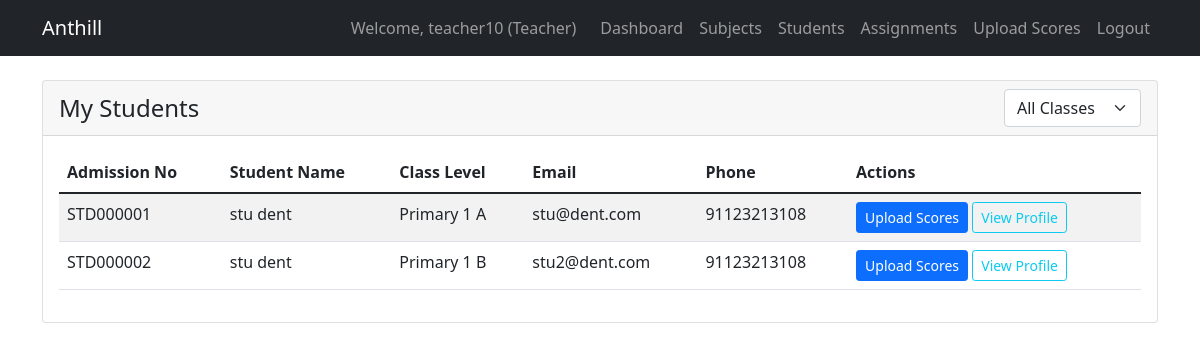
The page /academic/teacher/students/ (signed in) on the database as committed earlier.
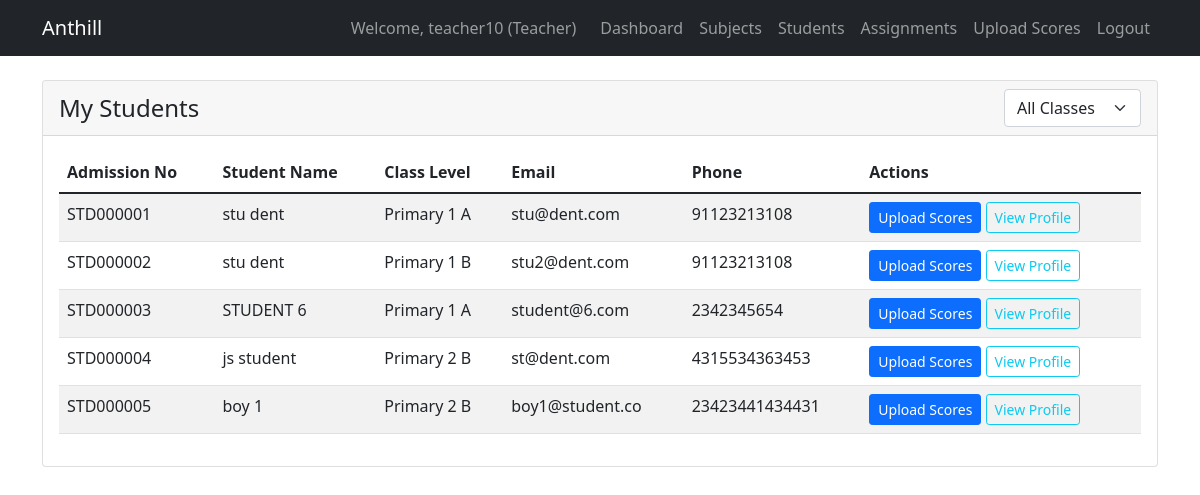
The same page on the database as committed later.
### users/models.py (models this page shows, shortened)
class User(AbstractUser):
    USER_TYPE_CHOICES = (
        ('super_admin', 'Super Admin'),
        ('senior_admin', 'Senior School Admin'),
        ('junior_admin', 'Junior School Admin'),
        ('teacher', 'Teacher'),
        ('student', 'Student'),
    )
    user_type = models.CharField(max_length=20, choices=USER_TYPE_CHOICES)
    phone = models.CharField(max_length=15, blank=True)
    profile_picture = models.ImageField(upload_to='profiles/', blank=True, null=True)
    city = models.CharField(max_length=100, blank=True)
    lga = models.CharField(max_length=100, blank=True)
    address = models.TextField(blank=True)
    school = models.ForeignKey(
        School,
        on_delete=models.CASCADE,
        related_name='users',
        null=True,
        blank=True
    )
    class Meta:
        unique_together = ['school', 'username']  # Username unique per school

class Student(models.Model):
    user = models.OneToOneField(User, on_delete=models.CASCADE)
    school = models.ForeignKey('schools.School', on_delete=models.CASCADE, null=True)  # String reference
    admission_number = models.CharField(max_length=20, unique=True)
    class_level = models.ForeignKey('academic.ClassLevel', on_delete=models.SET_NULL, null=True, blank=True)  # String reference
    date_admitted = models.DateField(auto_now_add=True)
    elective_subjects = models.ManyToManyField('academic.Subject', blank=True, related_name='elective_students')  # String reference
    date_of_birth = models.DateField(null=True, blank=True)
    allergies = models.TextField(blank=True)
    health_history = models.TextField(blank=True)
    blood_group = models.CharField(max_length=5, blank=True)
    genotype = models.CharField(max_length=5, blank=True)
    home_address = models.TextField(blank=True)
    emergency_contact = models.CharField(max_length=15, blank=True)
    disciplinary_record = models.TextField(blank=True)
    extra_curricular = models.TextField(blank=True)
    sports_house = models.CharField(max_length=50, blank=True)
    awards = models.TextField(blank=True)
    position = models.CharField(max_length=50, blank=True)

### academic/models.py (models this page shows, shortened)
class ClassLevel(models.Model):
    LEVEL_CHOICES = (
        ('primary_1', 'Primary 1'),
        ('primary_2', 'Primary 2'),
        ('primary_3', 'Primary 3'),
        ('primary_4', 'Primary 4'),
        ('primary_5', 'Primary 5'),
        ('primary_6', 'Primary 6'),
        ('jss_1', 'JSS 1'),
        ('jss_2', 'JSS 2'),
        ('jss_3', 'JSS 3'),
        ('ss_1', 'SS 1'),
        ('ss_2', 'SS 2'),
        ('ss_3', 'SS 3'),
    )
    name = models.CharField(max_length=50)
    level = models.CharField(max_length=20, choices=LEVEL_CHOICES)  # Change to CharField
    description = models.TextField(blank=True)
    school = models.ForeignKey('schools.School', on_delete=models.CASCADE, null=True, related_name='academic_classes')
    class Meta:
        ordering = ['level']
        unique_together = ['name', 'school']

### academic/views.py (the view)
# urls.py: path('teacher/students/', views.teacher_students, name='teacher_students'),
@login_required
def teacher_students(request):
    teacher = get_object_or_404(Teacher, user=request.user)
    students = Student.objects.filter(school=teacher.school).select_related('user', 'class_level')
    class_level_filter = request.GET.get('class_level')
    if class_level_filter:
        students = students.filter(class_level_id=class_level_filter)
    class_levels = ClassLevel.objects.filter(school=teacher.school)
    return render(request, 'academic/teacher_students.html', {
        'teacher': teacher,
        'students': students,
        'class_levels': class_levels,
        'school': teacher.school,
        'selected_class_level': class_level_filter
    })

### templates/academic/teacher_students.html (shortened to what this page needs)
{% extends 'base.html' %}
{% block content %}
<div class="container mt-4">
    <div class="row">
        <div class="col-md-12">
            <div class="card">
                <div class="card-header d-flex justify-content-between align-items-center">
                    <h4 class="mb-0">My Students</h4>
                    <div class="d-flex gap-2">
                        <select class="form-select" onchange="location = this.value;">
                            <option value="{% url 'academic:teacher_students' %}">All Classes</option>
                        </select>
                    </div>
                </div>
                <div class="card-body">
                    {% if students %}
                    <div class="table-responsive">
                        <table class="table table-striped">
                            <thead>
                                <tr>
                                    <th>Admission No</th>
                                    <th>Student Name</th>
                                    <th>Class Level</th>
                                    <th>Email</th>
                                    <th>Phone</th>
                                    <th>Actions</th>
                                </tr>
                            </thead>
                            <tbody>
                                {% for student in students %}
                                <tr>
                                    <td>{{ student.admission_number }}</td>
                                    <td>{{ student.user.get_full_name }}</td>
                                    <td>{{ student.class_level.name }}</td>
                                    <td>{{ student.user.email }}</td>
                                    <td>{{ student.user.phone }}</td>
                                    <td>
                                        <a href="{% url 'academic:upload_scores' %}?student={{ student.id }}"
                                           class="btn btn-sm btn-primary">Upload Scores</a>
                                        <a href="#" class="btn btn-sm btn-outline-info">View Profile</a>
                                    </td>
                                </tr>
                                {% endfor %}
                            </tbody>
                        </table>
                    </div>
                    {% else %}
                    <div class="alert alert-info text-center">
                        <h5>No Students Found</h5>
                        <p class="mb-0">No students match your current filters.</p>
                    </div>
                    {% endif %}
                </div>
            </div>
        </div>
    </div>
</div>
{% endblock %}

### templates/base.html (shortened to what this page needs)
{% load user_tags %}
<!DOCTYPE html>
<html lang="en">
<head>
    <link href="https://cdn.jsdelivr.net/npm/bootstrap@5.1.3/dist/css/bootstrap.min.css" rel="stylesheet">
</head>
<body>
    {% block navbar %}
<nav class="navbar navbar-expand-lg navbar-dark bg-dark">
    <div class="container">
        <a class="navbar-brand" href="{% url 'homepage' %}">Anthill</a>
        <div class="navbar-nav ms-auto">
            {% if user.is_authenticated %}
                <span class="navbar-text me-3">
                    Welcome, {{ user.username }} ({{ user.get_user_type_display }})
                </span>
                {% if user.user_type == 'super_admin' %}
                    <a class="nav-link" href="/admin/">Admin Panel</a>
                    <a class="nav-link" href="{% url 'schools:admin_analytics' %}">Analytics</a>
                    <a class="nav-link" href="{% url 'schools:search' %}">Search</a>
                {% elif user.user_type == 'teacher' %}
                    <a class="nav-link" href="{% url 'users:teacher_dashboard' %}">Dashboard</a>
                    <a class="nav-link" href="{% url 'academic:teacher_subjects' %}">Subjects</a>
                    <a class="nav-link" href="{% url 'academic:teacher_students' %}">Students</a>
                    <a class="nav-link" href="{% url 'academic:teacher_assignments' %}">Assignments</a>
                    <a class="nav-link" href="{% url 'academic:upload_scores' %}">Upload Scores</a>
                {% endif %}
                <a class="nav-link" href="{% url 'users:logout' %}">Logout</a>
            {% else %}
                <a class="nav-link" href="{% url 'users:register' %}">Register</a>
                <a class="nav-link" href="{% url 'users:login' %}">Login</a>
                <a class="nav-link" href="{% url 'contact_us' %}">Contact Us</a>
            {% endif %}
        </div>
    </div>
</nav>
{% endblock %}
    {% block content %}
    {% endblock %}
</body>
</html>

Rows that differ between the two databases and show on the page:
added Student: admission_number "STD000003", user.get_full_name "STUDENT 6", class_level.name "Primary 1 A", user.email "student@6.com", user.phone "2342345654"
added Student: admission_number "STD000004", user.get_full_name "js student", class_level.name "Primary 2 B", user.email "st@dent.com", user.phone "4315534363453"
added Student: admission_number "STD000005", user.get_full_name "boy 1", class_level.name "Primary 2 B", user.email "boy1@student.co", user.phone "23423441434431"
